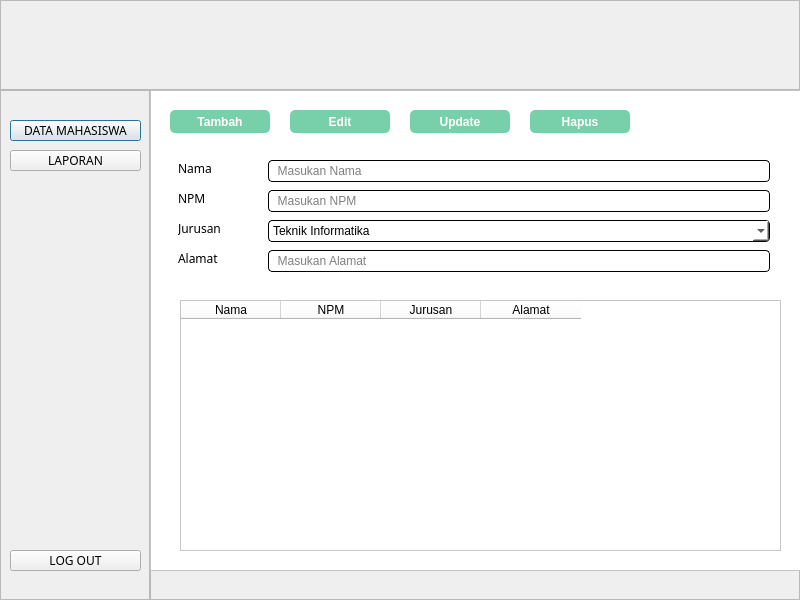
<?xml version="1.0" encoding="UTF-8"?>
<ui version="4.0">
 <class>Dialog</class>
 <widget class="QDialog" name="Dialog">
  <property name="geometry">
   <rect>
    <x>0</x>
    <y>0</y>
    <width>800</width>
    <height>600</height>
   </rect>
  </property>
  <property name="windowTitle">
   <string>Dialog</string>
  </property>
  <widget class="QFrame" name="frame">
   <property name="geometry">
    <rect>
     <x>0</x>
     <y>0</y>
     <width>800</width>
     <height>600</height>
    </rect>
   </property>
   <property name="styleSheet">
    <string notr="true"/>
   </property>
   <property name="frameShape">
    <enum>QFrame::StyledPanel</enum>
   </property>
   <property name="frameShadow">
    <enum>QFrame::Raised</enum>
   </property>
   <widget class="QFrame" name="frame_2">
    <property name="geometry">
     <rect>
      <x>0</x>
      <y>0</y>
      <width>800</width>
      <height>90</height>
     </rect>
    </property>
    <property name="frameShape">
     <enum>QFrame::StyledPanel</enum>
    </property>
    <property name="frameShadow">
     <enum>QFrame::Raised</enum>
    </property>
    <widget class="QLabel" name="label">
     <property name="geometry">
      <rect>
       <x>0</x>
       <y>0</y>
       <width>800</width>
       <height>90</height>
      </rect>
     </property>
     <property name="styleSheet">
      <string notr="true">border-image: url(:/images/img/header.png);</string>
     </property>
     <property name="text">
      <string/>
     </property>
    </widget>
   </widget>
   <widget class="QFrame" name="frame_3">
    <property name="geometry">
     <rect>
      <x>0</x>
      <y>90</y>
      <width>150</width>
      <height>511</height>
     </rect>
    </property>
    <property name="frameShape">
     <enum>QFrame::StyledPanel</enum>
    </property>
    <property name="frameShadow">
     <enum>QFrame::Raised</enum>
    </property>
    <widget class="QLabel" name="label_2">
     <property name="geometry">
      <rect>
       <x>0</x>
       <y>0</y>
       <width>150</width>
       <height>511</height>
      </rect>
     </property>
     <property name="styleSheet">
      <string notr="true">border-image: url(:/images/img/Navbar.png);</string>
     </property>
     <property name="text">
      <string/>
     </property>
    </widget>
    <widget class="QPushButton" name="dmahasiswabtn">
     <property name="geometry">
      <rect>
       <x>10</x>
       <y>30</y>
       <width>131</width>
       <height>21</height>
      </rect>
     </property>
     <property name="font">
      <font>
       <family>Poppins</family>
       <pointsize>9</pointsize>
       <weight>50</weight>
       <italic>false</italic>
       <bold>false</bold>
      </font>
     </property>
     <property name="styleSheet">
      <string notr="true">font: 9pt &quot;Poppins&quot;;

QPushButton #pushButton {
    background-color: qlineargradient(
        spread:pad, 
        x1:0, y1:0, 
        x2:1, y2:0, 
        stop:0 rgba(11, 131, 120, 219), 
        stop:1 rgba(85, 98, 112, 226)
    );
    color: rgba(255, 255, 255, 210);
    border-radius: 5px;
    border: none;
}

QPushButton #pushButton:hover {
    background-color: qlineargradient(
        spread:pad, 
        x1:0, y1:0, 
        x2:1, y2:0, 
        stop:0 rgba(150, 123, 111, 219), 
        stop:1 rgba(85, 81, 84, 226)
    );
}

QPushButton #pushButton:pressed {
    padding-left: 5px;
    padding-top: 5px;
    background-color: rgba(150, 123, 111, 255);
}</string>
     </property>
     <property name="text">
      <string>DATA MAHASISWA</string>
     </property>
    </widget>
    <widget class="QPushButton" name="laporanbtn">
     <property name="geometry">
      <rect>
       <x>10</x>
       <y>60</y>
       <width>131</width>
       <height>21</height>
      </rect>
     </property>
     <property name="font">
      <font>
       <family>Poppins</family>
       <pointsize>9</pointsize>
       <weight>50</weight>
       <italic>false</italic>
       <bold>false</bold>
      </font>
     </property>
     <property name="styleSheet">
      <string notr="true"/>
     </property>
     <property name="text">
      <string>LAPORAN</string>
     </property>
    </widget>
    <widget class="QPushButton" name="logoutbtn">
     <property name="geometry">
      <rect>
       <x>10</x>
       <y>460</y>
       <width>131</width>
       <height>21</height>
      </rect>
     </property>
     <property name="font">
      <font>
       <family>Poppins</family>
       <pointsize>9</pointsize>
       <weight>50</weight>
       <italic>false</italic>
       <bold>false</bold>
      </font>
     </property>
     <property name="styleSheet">
      <string notr="true"/>
     </property>
     <property name="text">
      <string>LOG OUT</string>
     </property>
    </widget>
   </widget>
   <widget class="QFrame" name="frame_4">
    <property name="geometry">
     <rect>
      <x>150</x>
      <y>570</y>
      <width>651</width>
      <height>30</height>
     </rect>
    </property>
    <property name="frameShape">
     <enum>QFrame::StyledPanel</enum>
    </property>
    <property name="frameShadow">
     <enum>QFrame::Raised</enum>
    </property>
    <widget class="QLabel" name="label_3">
     <property name="geometry">
      <rect>
       <x>0</x>
       <y>0</y>
       <width>651</width>
       <height>30</height>
      </rect>
     </property>
     <property name="font">
      <font>
       <pointsize>8</pointsize>
      </font>
     </property>
     <property name="styleSheet">
      <string notr="true">border-image: url(:/images/img/Footer.png);</string>
     </property>
     <property name="text">
      <string/>
     </property>
    </widget>
   </widget>
   <widget class="QFrame" name="frame_5">
    <property name="geometry">
     <rect>
      <x>150</x>
      <y>90</y>
      <width>651</width>
      <height>481</height>
     </rect>
    </property>
    <property name="styleSheet">
     <string notr="true">background-color: rgb(255, 255, 255);</string>
    </property>
    <property name="frameShape">
     <enum>QFrame::StyledPanel</enum>
    </property>
    <property name="frameShadow">
     <enum>QFrame::Raised</enum>
    </property>
    <widget class="QWidget" name="widget" native="true">
     <property name="geometry">
      <rect>
       <x>10</x>
       <y>10</y>
       <width>631</width>
       <height>461</height>
      </rect>
     </property>
     <property name="styleSheet">
      <string notr="true">background-color: rgb(255, 255, 255);</string>
     </property>
     <widget class="QLabel" name="label_4">
      <property name="geometry">
       <rect>
        <x>18</x>
        <y>60</y>
        <width>71</width>
        <height>16</height>
       </rect>
      </property>
      <property name="font">
       <font>
        <family>Poppins</family>
        <pointsize>9</pointsize>
        <weight>50</weight>
        <italic>false</italic>
        <bold>false</bold>
       </font>
      </property>
      <property name="styleSheet">
       <string notr="true">font: 9pt &quot;Poppins&quot;;
color: #000;
font-style: normal;
font-weight: 400;
line-height: normal;</string>
      </property>
      <property name="text">
       <string>Nama</string>
      </property>
     </widget>
     <widget class="QPushButton" name="tambahbtn">
      <property name="geometry">
       <rect>
        <x>10</x>
        <y>10</y>
        <width>100</width>
        <height>23</height>
       </rect>
      </property>
      <property name="styleSheet">
       <string notr="true">QPushButton#tambahbtn {
    background-color: #77D0AA;
    color: white;
    border-radius: 5px;
    font-family: &quot;Poppins&quot;;
    font-size: 9pt;
    font-weight: 700;
    line-height: normal;
    transition: all 0.3s ease;
}

QPushButton#tambahbtn:hover {
    background-color: #55B69F;
    transform: scale(1.1);  
}

QPushButton#tambahbtn:pressed {
    background-color: #4A9D83;
    transform: scale(0.95);
    box-shadow: 0 4px 6px rgba(0, 0, 0, 0.2);
}
</string>
      </property>
      <property name="text">
       <string>Tambah</string>
      </property>
     </widget>
     <widget class="QPushButton" name="editbtn">
      <property name="geometry">
       <rect>
        <x>130</x>
        <y>10</y>
        <width>100</width>
        <height>23</height>
       </rect>
      </property>
      <property name="styleSheet">
       <string notr="true">QPushButton#editbtn {
    background-color: #77D0AA;
    color: white;
    border-radius: 5px;
    font-family: &quot;Poppins&quot;;
    font-size: 9pt;
    font-weight: 700;
    line-height: normal;
    transition: all 0.3s ease;
}

QPushButton#editbtn:hover {
    background-color: #55B69F;
    transform: scale(1.1);  
}

QPushButton#editbtn:pressed {
    background-color: #4A9D83;
    transform: scale(0.95);
    box-shadow: 0 4px 6px rgba(0, 0, 0, 0.2);
}</string>
      </property>
      <property name="text">
       <string>Edit</string>
      </property>
     </widget>
     <widget class="QPushButton" name="updatebtn">
      <property name="geometry">
       <rect>
        <x>250</x>
        <y>10</y>
        <width>100</width>
        <height>23</height>
       </rect>
      </property>
      <property name="styleSheet">
       <string notr="true">QPushButton#updatebtn {
    background-color: #77D0AA;
    color: white;
    border-radius: 5px;
    font-family: &quot;Poppins&quot;;
    font-size: 9pt;
    font-weight: 700;
    line-height: normal;
    transition: all 0.3s ease;
}

QPushButton#updatebtn:hover {
    background-color: #55B69F;
    transform: scale(1.1);  
}

QPushButton#updatebtn:pressed {
    background-color: #4A9D83;
    transform: scale(0.95);
    box-shadow: 0 4px 6px rgba(0, 0, 0, 0.2);
}</string>
      </property>
      <property name="text">
       <string>Update</string>
      </property>
     </widget>
     <widget class="QPushButton" name="hapusbtn">
      <property name="geometry">
       <rect>
        <x>370</x>
        <y>10</y>
        <width>100</width>
        <height>23</height>
       </rect>
      </property>
      <property name="styleSheet">
       <string notr="true">QPushButton#hapusbtn {
    background-color: #77D0AA;
    color: white;
    border-radius: 5px;
    font-family: &quot;Poppins&quot;;
    font-size: 9pt;
    font-weight: 700;
    line-height: normal;
    transition: all 0.3s ease;
}

QPushButton#hapusbtn:hover {
    background-color: #55B69F;
    transform: scale(1.1);  
}

QPushButton#hapusbtn:pressed {
    background-color: #4A9D83;
    transform: scale(0.95);
    box-shadow: 0 4px 6px rgba(0, 0, 0, 0.2);
}</string>
      </property>
      <property name="text">
       <string>Hapus</string>
      </property>
     </widget>
     <widget class="QLineEdit" name="lineEdit">
      <property name="geometry">
       <rect>
        <x>108</x>
        <y>60</y>
        <width>502</width>
        <height>22</height>
       </rect>
      </property>
      <property name="styleSheet">
       <string notr="true">font: 9pt &quot;Poppins&quot;;
flex-shrink: 0;
border-radius: 4px;
border: 0.5px solid #000;

background: #FFF;</string>
      </property>
      <property name="text">
       <string/>
      </property>
      <property name="placeholderText">
       <string>  Masukan Nama</string>
      </property>
     </widget>
     <widget class="QLabel" name="label_5">
      <property name="geometry">
       <rect>
        <x>18</x>
        <y>90</y>
        <width>71</width>
        <height>16</height>
       </rect>
      </property>
      <property name="font">
       <font>
        <family>Poppins</family>
        <pointsize>9</pointsize>
        <weight>50</weight>
        <italic>false</italic>
        <bold>false</bold>
       </font>
      </property>
      <property name="styleSheet">
       <string notr="true">font: 9pt &quot;Poppins&quot;;
color: #000;
font-style: normal;
font-weight: 400;
line-height: normal;</string>
      </property>
      <property name="text">
       <string>NPM</string>
      </property>
     </widget>
     <widget class="QLineEdit" name="lineEdit_2">
      <property name="geometry">
       <rect>
        <x>108</x>
        <y>90</y>
        <width>502</width>
        <height>22</height>
       </rect>
      </property>
      <property name="styleSheet">
       <string notr="true">font: 9pt &quot;Poppins&quot;;
flex-shrink: 0;
border-radius: 4px;
border: 0.5px solid #000;

background: #FFF;</string>
      </property>
      <property name="text">
       <string/>
      </property>
      <property name="placeholderText">
       <string>  Masukan NPM</string>
      </property>
     </widget>
     <widget class="QLabel" name="label_6">
      <property name="geometry">
       <rect>
        <x>18</x>
        <y>120</y>
        <width>71</width>
        <height>16</height>
       </rect>
      </property>
      <property name="font">
       <font>
        <family>Poppins</family>
        <pointsize>9</pointsize>
        <weight>50</weight>
        <italic>false</italic>
        <bold>false</bold>
        <underline>false</underline>
       </font>
      </property>
      <property name="styleSheet">
       <string notr="true">font: 9pt &quot;Poppins&quot;;
color: #000;
font-style: normal;
font-weight: 400;
line-height: normal;</string>
      </property>
      <property name="text">
       <string>Jurusan</string>
      </property>
     </widget>
     <widget class="QComboBox" name="comboBox">
      <property name="geometry">
       <rect>
        <x>108</x>
        <y>120</y>
        <width>502</width>
        <height>22</height>
       </rect>
      </property>
      <property name="styleSheet">
       <string notr="true">font: 9pt &quot;Poppins&quot;;
border-radius: 4px;
border: 0.5px solid #000;

background: #FFF;</string>
      </property>
      <property name="editable">
       <bool>false</bool>
      </property>
      <item>
       <property name="text">
        <string>Teknik Informatika</string>
       </property>
      </item>
      <item>
       <property name="text">
        <string>Manajemen</string>
       </property>
      </item>
      <item>
       <property name="text">
        <string>Hukum</string>
       </property>
      </item>
      <item>
       <property name="text">
        <string>Ekonomi</string>
       </property>
      </item>
     </widget>
     <widget class="QLabel" name="label_7">
      <property name="geometry">
       <rect>
        <x>18</x>
        <y>150</y>
        <width>71</width>
        <height>16</height>
       </rect>
      </property>
      <property name="font">
       <font>
        <family>Poppins</family>
        <pointsize>9</pointsize>
        <weight>50</weight>
        <italic>false</italic>
        <bold>false</bold>
        <underline>false</underline>
       </font>
      </property>
      <property name="styleSheet">
       <string notr="true">font: 9pt &quot;Poppins&quot;;
color: #000;
font-style: normal;
font-weight: 400;
line-height: normal;</string>
      </property>
      <property name="text">
       <string>Alamat</string>
      </property>
     </widget>
     <widget class="QLineEdit" name="lineEdit_3">
      <property name="geometry">
       <rect>
        <x>108</x>
        <y>150</y>
        <width>502</width>
        <height>22</height>
       </rect>
      </property>
      <property name="styleSheet">
       <string notr="true">font: 9pt &quot;Poppins&quot;;
flex-shrink: 0;
border-radius: 4px;
border: 0.5px solid #000;

background: #FFF;</string>
      </property>
      <property name="text">
       <string/>
      </property>
      <property name="placeholderText">
       <string>  Masukan Alamat</string>
      </property>
     </widget>
     <widget class="QTableWidget" name="tableWidget">
      <property name="geometry">
       <rect>
        <x>20</x>
        <y>200</y>
        <width>601</width>
        <height>251</height>
       </rect>
      </property>
      <property name="styleSheet">
       <string notr="true">font: 9pt &quot;Poppins&quot;;
color: #000;
font-style: normal;
font-weight: 400;
line-height: normal;</string>
      </property>
      <column>
       <property name="text">
        <string>Nama</string>
       </property>
      </column>
      <column>
       <property name="text">
        <string>NPM</string>
       </property>
      </column>
      <column>
       <property name="text">
        <string>Jurusan</string>
       </property>
      </column>
      <column>
       <property name="text">
        <string>Alamat</string>
       </property>
      </column>
     </widget>
    </widget>
   </widget>
  </widget>
 </widget>
 <resources>
  <include location="../res.qrc"/>
 </resources>
 <connections/>
</ui>
